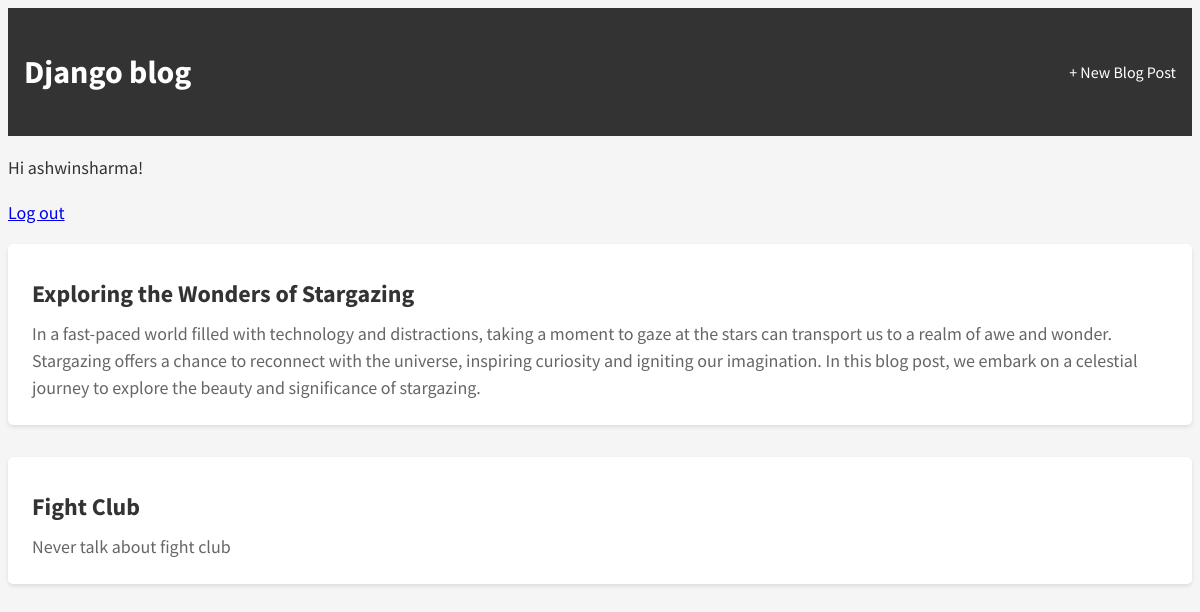
Screenshot of / (signed in) with the database file from the repository.
### blog/models.py (models this page shows, shortened)
class Post(models.Model):
    title = models.CharField(max_length=200)
    author = models.ForeignKey('auth.User', on_delete=models.CASCADE,)
    body = models.TextField()

### blog/views.py (the view)
# urls.py: path('',BlogListView.as_view(), name="home"),
class BlogListView(ListView):
    model = Post
    template_name ="home.html"

### templates/home.html
{% extends 'base.html' %}
{% block content %}
{% for post in object_list %}
<div class="post-entry">
<h2><a href="{% url 'post_detail' post.pk %}">{{ post.title }}</a></h2>
<p>{{ post.body }}</p>
</div>
{% endfor %}
{% endblock content %}

### templates/base.html (shortened to what this page needs)
{% load static %}
<html>
<head>
<link href="{% static 'css/base.css' %}" rel="stylesheet">
</head>
<body>
<div>
<header>
<div class="nav-left">
<h1><a href="{% url 'home' %}">Django blog</a></h1>
</div>
<div class="nav-right">
<a href="{% url 'post_new' %}">+ New Blog Post</a>
</div>
</header>
{% if user.is_authenticated %}
<p>Hi {{ user.username }}!</p>
<p><a href="{% url 'logout' %}">Log out</a></p>
{% else %}
<p>You are not logged in.</p>
<a href="{% url 'login' %}">Log In</a>
{% endif %}
{% block content %}
{% endblock content %}
</div>
</body>
</html>

### static/css/base.css (style rules this page uses)
body { font-family: 'Source Sans Pro', sans-serif; font-size: 18px; line-height: 1.5; color: #333; background-color: #f5f5f5; }
header { background-color: #333; padding: 1rem; display: flex; align-items: center; }
header h1 a { color: #fff; text-decoration: none; font-size: 32px; font-weight: bold; }
.nav-left { margin-right: auto; }
.nav-right { display: flex; align-items: center; }
.nav-right a { color: #fff; text-decoration: none; font-size: 16px; margin-left: 1rem; }
.post-entry { background-color: #fff; border-radius: 5px; padding: 1.5rem; margin-bottom: 2rem; box-shadow: 0 2px 4px rgba(0, 0, 0, 0.1); }
.post-entry h2 { margin: 0.5rem 0; font-size: 24px; color: #333; }
.post-entry h2 a, .post-entry h2 a:visited { color: #333; text-decoration: none; }
.post-entry p { margin: 0; font-weight: 400; color: #666; }

### rows the page displays
Post: title "Exploring the Wonders of Stargazing", body "In a fast-paced world filled with technology and distractions, taking a moment to gaze at the stars can transport us to a realm of awe and wonder. Stargazing offers a chance to reconnect with the universe, inspiring curiosity and igniting our imagination. In this blog post, we embark on a celestial journey to explore the beauty and significance of stargazing."
Post: title "Fight Club", body "Never talk about fight club"

### other values shown
{{ user.username }} "ashwinsharma"
